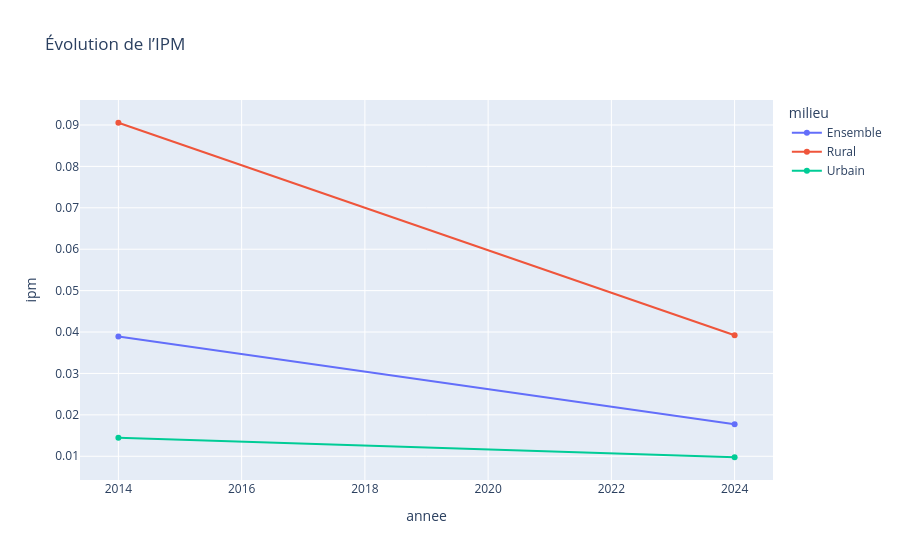
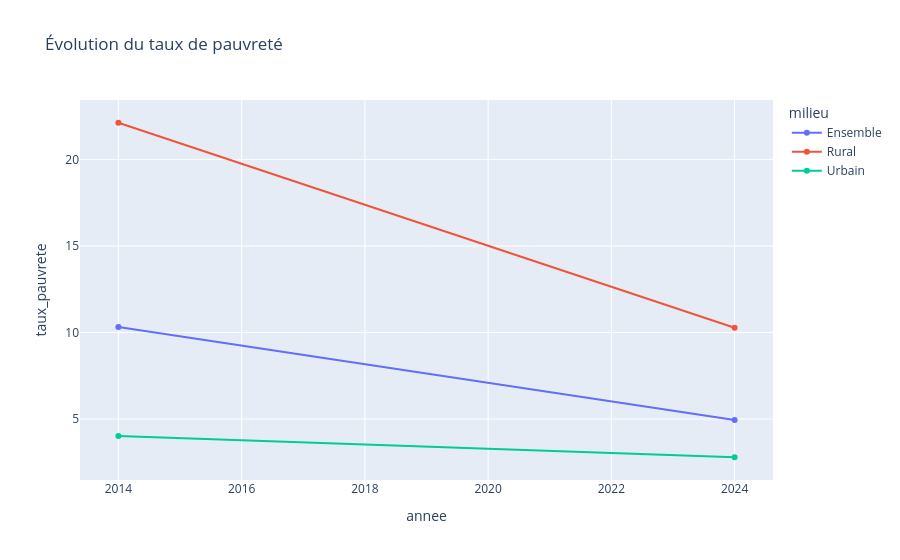
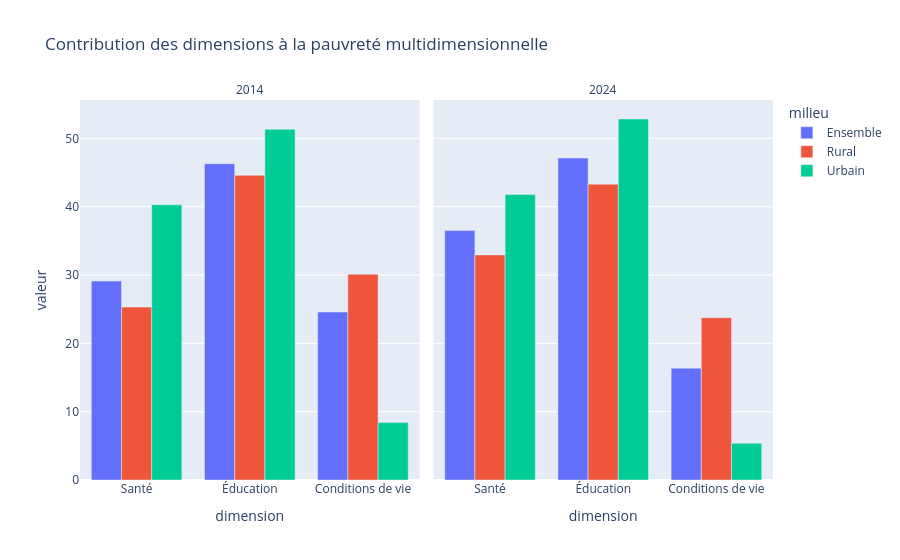

Write notebook code for charts like these, in order.
### Code cell
import pandas as pd
import plotly.express as px

fichiers = {
    "Ensemble": "../data/Ensemble.csv",
    "Rural": "../data/Rural.csv",
    "Urbain": "../data/Urbain.csv"
}
liste_donnees = []

# ==============================
# 2. Lecture, nettoyage et préparation
# ==============================

for milieu, chemin in fichiers.items():

    df = pd.read_csv(
        chemin,
        sep=None,
        engine="python",
        encoding="utf-8-sig",
        header=None
    )

    # Donner des noms fixes aux colonnes
    df.columns = [f"col_{i}" for i in range(len(df.columns))]

    # Supprimer les lignes d’en-tête inutiles si elles existent
    df = df[df["col_4"].astype(str).str.strip().isin(["2014", "2024"])].copy()

    # Renommer les colonnes importantes
    df = df.rename(columns={
        "col_1": "localite",
        "col_2": "code_localite",
        "col_3": "niveau",
        "col_4": "annee",
        "col_5": "ipm",
        "col_6": "taux_pauvrete",
        "col_7": "intensite",
        "col_8": "vulnerabilite",
        "col_9": "privation_mortalite",
        "col_10": "privation_handicap",
        "col_11": "privation_scolarisation",
        "col_12": "privation_annees_scolarite",
        "col_13": "privation_electricite",
        "col_14": "privation_eau",
        "col_15": "privation_assainissement",
        "col_16": "privation_logement",
        "col_17": "privation_cuisson",
        "col_18": "privation_communication",
        "col_29": "contribution_sante",
        "col_30": "contribution_education",
        "col_31": "contribution_conditions_vie"
    })

    # Conversion numérique
    colonnes_numeriques = [
        "annee",
        "code_localite",
        "ipm",
        "taux_pauvrete",
        "intensite",
        "vulnerabilite",
        "privation_mortalite",
        "privation_handicap",
        "privation_scolarisation",
        "privation_annees_scolarite",
        "privation_electricite",
        "privation_eau",
        "privation_assainissement",
        "privation_logement",
        "privation_cuisson",
        "privation_communication",
        "contribution_sante",
        "contribution_education",
        "contribution_conditions_vie"
    ]

    for colonne in colonnes_numeriques:
        if colonne in df.columns:
            df[colonne] = pd.to_numeric(df[colonne], errors="coerce")

    # Supprimer les lignes contenant NaN dans les indicateurs principaux
    df = df.dropna(subset=[
        "ipm",
        "taux_pauvrete",
        "intensite",
        "vulnerabilite"
    ])

    # Ajouter le milieu
    df["milieu"] = milieu

    liste_donnees.append(df)

# ==============================
# 3. Fusion des trois fichiers
# ==============================

donnees = pd.concat(liste_donnees, ignore_index=True)

# ==============================
# 4. Aperçu des données nettoyées
# ==============================

print("\n=== Données nettoyées ===")
print(donnees[[
    "milieu",
    "localite",
    "annee",
    "ipm",
    "taux_pauvrete",
    "intensite",
    "vulnerabilite"
]].round(2))

# ==============================
# 5. Statistiques descriptives
# ==============================

print("\n=== Statistiques descriptives ===")
print(
    donnees.groupby(["milieu", "annee"])[[
    "ipm",
    "taux_pauvrete",
    "intensite",
    "vulnerabilite"
]].agg(["mean", "min", "max"]).round(2)
)

# ==============================
# 6. Comparaison 2014 / 2024
# ==============================

comparaison = donnees.pivot_table(
    index="milieu",
    columns="annee",
    values=[
        "ipm",
        "taux_pauvrete",
        "intensite",
        "vulnerabilite"
    ],
    aggfunc="mean"
)

comparaison.columns = [
    f"{indicateur}_{annee}" for indicateur, annee in comparaison.columns
]

comparaison = comparaison.reset_index()

indicateurs = [
    "ipm",
    "taux_pauvrete",
    "intensite",
    "vulnerabilite"
]

for indicateur in indicateurs:
    col_2014 = f"{indicateur}_2014"
    col_2024 = f"{indicateur}_2024"

    if col_2014 in comparaison.columns and col_2024 in comparaison.columns:
        comparaison[f"{indicateur}_variation"] = (
            comparaison[col_2024] - comparaison[col_2014]
        )

        comparaison[f"{indicateur}_variation_pourcentage"] = (
            comparaison[f"{indicateur}_variation"] /
            comparaison[col_2014] * 100
        )

print("\n=== Comparaison entre 2014 et 2024 ===")
print(comparaison.round(2))

# ==============================
# 7. Analyse des privations
# ==============================

colonnes_privations = [
    "privation_mortalite",
    "privation_handicap",
    "privation_scolarisation",
    "privation_annees_scolarite",
    "privation_electricite",
    "privation_eau",
    "privation_assainissement",
    "privation_logement",
    "privation_cuisson",
    "privation_communication"
]

print("\n=== Moyenne des privations par milieu et par année ===")
print(
    donnees.groupby(["milieu", "annee"])[colonnes_privations].mean().round(2)
)

print("\n=== Les 5 privations les plus importantes en 2024 ===")

donnees_2024 = donnees[donnees["annee"] == 2024]

for milieu in donnees_2024["milieu"].unique():
    moyennes = donnees_2024[
        donnees_2024["milieu"] == milieu
    ][colonnes_privations].mean().round(2)

    print(f"\n{milieu}")
    print(moyennes.sort_values(ascending=False).head(5))

# ==============================
# 8. Analyse des contributions
# ==============================

colonnes_contributions = [
    "contribution_sante",
    "contribution_education",
    "contribution_conditions_vie"
]

print("\n=== Contributions moyennes ===")
print(
    donnees.groupby(["milieu", "annee"])[colonnes_contributions].mean().round(2)
)

# ==============================
# 9. Résumé pour graphiques
# ==============================

resume = donnees.groupby(["milieu", "annee"])[[
    "ipm",
    "taux_pauvrete",
    "intensite",
    "vulnerabilite"
]].mean().reset_index()

contrib = donnees.groupby(["milieu", "annee"])[[
    "contribution_sante",
    "contribution_education",
    "contribution_conditions_vie"
]].mean().reset_index()

contrib_melt = contrib.melt(
    id_vars=["milieu", "annee"],
    var_name="dimension",
    value_name="valeur"
)
# ==============================
# 10. Graphique IPM
# ==============================

fig_ipm = px.line(
    resume,
    x="annee",
    y="ipm",
    color="milieu",
    markers=True,
    title="Évolution de l’IPM",
)

fig_ipm.show()

# ==============================
# 11. Graphique taux de pauvreté
# ==============================

fig_pauvrete = px.line(
    resume,
    x="annee",
    y="taux_pauvrete",
    color="milieu",
    markers=True,
    title="Évolution du taux de pauvreté",
)

fig_pauvrete.show()

# ==============================
# 12. Graphique vulnérabilité
# ==============================

#fig_vulnerabilite = px.line(
#    resume,
 #   x="annee",
  #  y="vulnerabilite",
   # color="milieu",
    # markers=True,
    # title="Évolution de la vulnérabilité",
#)

#fig_vulnerabilite.show()

# ==============================
# 13. Graphique vulnérabilité
# ==============================
contrib_melt["dimension"] = contrib_melt["dimension"].replace({
    "contribution_sante": "Santé",
    "contribution_education": "Éducation",
    "contribution_conditions_vie": "Conditions de vie"
})

fig = px.bar(
    contrib_melt,
    x="dimension",
    y="valeur",
    color="milieu",
    barmode="group",
    facet_col="annee",
    title="Contribution des dimensions à la pauvreté multidimensionnelle"
)
for annotation in fig.layout.annotations:
    annotation.text = (
        annotation.text
        .replace("annee=", "")
        .replace("année=", "")
        .replace("annee = ", "")
        .replace("année = ", "")
       
    )


fig.show()

# ==============================
# 14. Sauvegarde des résultats
# ==============================

#donnees.to_csv(
 #   "donnees_nettoyees.csv",
  #  index=False,
   # encoding="utf-8-sig"
#)

#comparaison.to_csv(
 #   "comparaison_2014_2024.csv",
  #  index=False,
   # encoding="utf-8-sig"
#)

# resume.to_csv(
  #  "resume_par_milieu_annee.csv",
   # index=False,
    # encoding="utf-8-sig"
#)

print("\nAnalyse terminée avec succès.")
print("Fichiers créés :")
print("- donnees_nettoyees.csv")
print("- comparaison_2014_2024.csv")
print("- resume_par_milieu_annee.csv")
print("- evolution_ipm.png")
print("- evolution_taux_pauvrete.png")

df.to_csv(r"../data/outputs/analyse_pauvrete.csv", index=False)

### Figure 1 — Plotly figure (JSON) as saved in the notebook; plotly's stock layout.template omitted (floating-point values rounded to 4 significant figures)
{"data": [{"hovertemplate": "milieu=Ensemble<br>annee=%{x}<br>ipm=%{y}<extra></extra>", "legendgroup": "Ensemble", "line": {"color": "#636efa", "dash": "solid"}, "marker": {"symbol": "circle"}, "mode": "lines+markers", "name": "Ensemble", "orientation": "v", "showlegend": true, "type": "scatter", "x": [2014, 2024], "xaxis": "x", "y": [0.03891, 0.01776], "yaxis": "y"}, {"hovertemplate": "milieu=Rural<br>annee=%{x}<br>ipm=%{y}<extra></extra>", "legendgroup": "Rural", "line": {"color": "#EF553B", "dash": "solid"}, "marker": {"symbol": "circle"}, "mode": "lines+markers", "name": "Rural", "orientation": "v", "showlegend": true, "type": "scatter", "x": [2014, 2024], "xaxis": "x", "y": [0.09054, 0.03921], "yaxis": "y"}, {"hovertemplate": "milieu=Urbain<br>annee=%{x}<br>ipm=%{y}<extra></extra>", "legendgroup": "Urbain", "line": {"color": "#00cc96", "dash": "solid"}, "marker": {"symbol": "circle"}, "mode": "lines+markers", "name": "Urbain", "orientation": "v", "showlegend": true, "type": "scatter", "x": [2014, 2024], "xaxis": "x", "y": [0.01449, 0.009765], "yaxis": "y"}], "layout": {"legend": {"title": {"text": "milieu"}, "tracegroupgap": 0}, "title": {"text": "Évolution de l’IPM"}, "xaxis": {"anchor": "y", "domain": [0, 1], "title": {"text": "annee"}}, "yaxis": {"anchor": "x", "domain": [0, 1], "title": {"text": "ipm"}}}}

### Figure 2 — Plotly figure (JSON) as saved in the notebook; plotly's stock layout.template omitted (floating-point values rounded to 4 significant figures)
{"data": [{"hovertemplate": "milieu=Ensemble<br>annee=%{x}<br>taux_pauvrete=%{y}<extra></extra>", "legendgroup": "Ensemble", "line": {"color": "#636efa", "dash": "solid"}, "marker": {"symbol": "circle"}, "mode": "lines+markers", "name": "Ensemble", "orientation": "v", "showlegend": true, "type": "scatter", "x": [2014, 2024], "xaxis": "x", "y": [10.31, 4.942], "yaxis": "y"}, {"hovertemplate": "milieu=Rural<br>annee=%{x}<br>taux_pauvrete=%{y}<extra></extra>", "legendgroup": "Rural", "line": {"color": "#EF553B", "dash": "solid"}, "marker": {"symbol": "circle"}, "mode": "lines+markers", "name": "Rural", "orientation": "v", "showlegend": true, "type": "scatter", "x": [2014, 2024], "xaxis": "x", "y": [22.12, 10.27], "yaxis": "y"}, {"hovertemplate": "milieu=Urbain<br>annee=%{x}<br>taux_pauvrete=%{y}<extra></extra>", "legendgroup": "Urbain", "line": {"color": "#00cc96", "dash": "solid"}, "marker": {"symbol": "circle"}, "mode": "lines+markers", "name": "Urbain", "orientation": "v", "showlegend": true, "type": "scatter", "x": [2014, 2024], "xaxis": "x", "y": [4.021, 2.787], "yaxis": "y"}], "layout": {"legend": {"title": {"text": "milieu"}, "tracegroupgap": 0}, "title": {"text": "Évolution du taux de pauvreté"}, "xaxis": {"anchor": "y", "domain": [0, 1], "title": {"text": "annee"}}, "yaxis": {"anchor": "x", "domain": [0, 1], "title": {"text": "taux_pauvrete"}}}}

### Figure 3 — Plotly figure (JSON) as saved in the notebook; plotly's stock layout.template omitted (floating-point values rounded to 4 significant figures)
{"data": [{"alignmentgroup": "True", "hovertemplate": "milieu=Ensemble<br>annee=2014<br>dimension=%{x}<br>valeur=%{y}<extra></extra>", "legendgroup": "Ensemble", "marker": {"color": "#636efa", "pattern": {"shape": ""}}, "name": "Ensemble", "offsetgroup": "Ensemble", "orientation": "v", "showlegend": true, "textposition": "auto", "type": "bar", "x": ["Santé", "Éducation", "Conditions de vie"], "xaxis": "x", "y": [29.12, 46.3, 24.58], "yaxis": "y"}, {"alignmentgroup": "True", "hovertemplate": "milieu=Ensemble<br>annee=2024<br>dimension=%{x}<br>valeur=%{y}<extra></extra>", "legendgroup": "Ensemble", "marker": {"color": "#636efa", "pattern": {"shape": ""}}, "name": "Ensemble", "offsetgroup": "Ensemble", "orientation": "v", "showlegend": false, "textposition": "auto", "type": "bar", "x": ["Santé", "Éducation", "Conditions de vie"], "xaxis": "x2", "y": [36.5, 47.13, 16.37], "yaxis": "y2"}, {"alignmentgroup": "True", "hovertemplate": "milieu=Rural<br>annee=2014<br>dimension=%{x}<br>valeur=%{y}<extra></extra>", "legendgroup": "Rural", "marker": {"color": "#EF553B", "pattern": {"shape": ""}}, "name": "Rural", "offsetgroup": "Rural", "orientation": "v", "showlegend": true, "textposition": "auto", "type": "bar", "x": ["Santé", "Éducation", "Conditions de vie"], "xaxis": "x", "y": [25.31, 44.59, 30.1], "yaxis": "y"}, {"alignmentgroup": "True", "hovertemplate": "milieu=Rural<br>annee=2024<br>dimension=%{x}<br>valeur=%{y}<extra></extra>", "legendgroup": "Rural", "marker": {"color": "#EF553B", "pattern": {"shape": ""}}, "name": "Rural", "offsetgroup": "Rural", "orientation": "v", "showlegend": false, "textposition": "auto", "type": "bar", "x": ["Santé", "Éducation", "Conditions de vie"], "xaxis": "x2", "y": [32.94, 43.3, 23.76], "yaxis": "y2"}, {"alignmentgroup": "True", "hovertemplate": "milieu=Urbain<br>annee=2014<br>dimension=%{x}<br>valeur=%{y}<extra></extra>", "legendgroup": "Urbain", "marker": {"color": "#00cc96", "pattern": {"shape": ""}}, "name": "Urbain", "offsetgroup": "Urbain", "orientation": "v", "showlegend": true, "textposition": "auto", "type": "bar", "x": ["Santé", "Éducation", "Conditions de vie"], "xaxis": "x", "y": [40.29, 51.32, 8.399], "yaxis": "y"}, {"alignmentgroup": "True", "hovertemplate": "milieu=Urbain<br>annee=2024<br>dimension=%{x}<br>valeur=%{y}<extra></extra>", "legendgroup": "Urbain", "marker": {"color": "#00cc96", "pattern": {"shape": ""}}, "name": "Urbain", "offsetgroup": "Urbain", "orientation": "v", "showlegend": false, "textposition": "auto", "type": "bar", "x": ["Santé", "Éducation", "Conditions de vie"], "xaxis": "x2", "y": [41.8, 52.83, 5.369], "yaxis": "y2"}], "layout": {"annotations": [{"font": {}, "showarrow": false, "text": "2014", "x": 0.245, "xanchor": "center", "xref": "paper", "y": 1, "yanchor": "bottom", "yref": "paper"}, {"font": {}, "showarrow": false, "text": "2024", "x": 0.755, "xanchor": "center", "xref": "paper", "y": 1, "yanchor": "bottom", "yref": "paper"}], "barmode": "group", "legend": {"title": {"text": "milieu"}, "tracegroupgap": 0}, "title": {"text": "Contribution des dimensions à la pauvreté multidimensionnelle"}, "xaxis": {"anchor": "y", "domain": [0, 0.49], "title": {"text": "dimension"}}, "xaxis2": {"anchor": "y2", "domain": [0.51, 1], "matches": "x", "title": {"text": "dimension"}}, "yaxis": {"anchor": "x", "domain": [0, 1], "title": {"text": "valeur"}}, "yaxis2": {"anchor": "x2", "domain": [0, 1], "matches": "y", "showticklabels": false}}}
